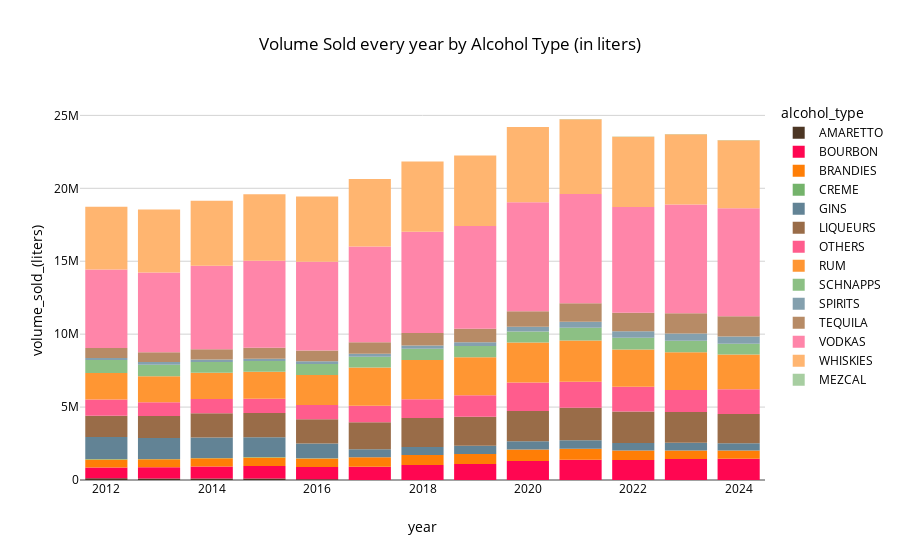

Notebook code for this chart:
### Code cell
px.bar(grouped_by_year_subcat, x= 'year', y='volume_sold_(liters)', color='alcohol_type', template = 'iowa', 
       title = 'Volume Sold every year by Alcohol Type (in liters)')

### Figure 1 — Plotly figure (JSON) as saved in the notebook; plotly's stock layout.template omitted (floating-point values rounded to 4 significant figures)
{"data": [{"alignmentgroup": "True", "hovertemplate": "alcohol_type=AMARETTO<br>year=%{x}<br>volume_sold_(liters)=%{y}<extra></extra>", "legendgroup": "AMARETTO", "marker": {"color": "#4c3624", "pattern": {"shape": ""}}, "name": "AMARETTO", "offsetgroup": "AMARETTO", "orientation": "v", "showlegend": true, "textposition": "auto", "type": "bar", "x": [2012, 2013, 2014, 2015, 2016], "xaxis": "x", "y": [119300.0, 108900.0, 102100.0, 97010.0, 50760.0], "yaxis": "y"}, {"alignmentgroup": "True", "hovertemplate": "alcohol_type=BOURBON<br>year=%{x}<br>volume_sold_(liters)=%{y}<extra></extra>", "legendgroup": "BOURBON", "marker": {"color": "#ff0651", "pattern": {"shape": ""}}, "name": "BOURBON", "offsetgroup": "BOURBON", "orientation": "v", "showlegend": true, "textposition": "auto", "type": "bar", "x": [2012, 2013, 2014, 2015, 2016, 2017, 2018, 2019, 2020, 2021, 2022, 2023, 2024], "xaxis": "x", "y": [746000.0, 762600.0, 819200.0, 856300.0, 842800.0, 916600.0, 1035000.0, 1092000.0, 1296000.0, 1388000.0, 1369000.0, 1435000.0, 1461000.0], "yaxis": "y"}, {"alignmentgroup": "True", "hovertemplate": "alcohol_type=BRANDIES<br>year=%{x}<br>volume_sold_(liters)=%{y}<extra></extra>", "legendgroup": "BRANDIES", "marker": {"color": "#ff7e06", "pattern": {"shape": ""}}, "name": "BRANDIES", "offsetgroup": "BRANDIES", "orientation": "v", "showlegend": true, "textposition": "auto", "type": "bar", "x": [2012, 2013, 2014, 2015, 2016, 2017, 2018, 2019, 2020, 2021, 2022, 2023, 2024], "xaxis": "x", "y": [545400.0, 555200.0, 565200.0, 597200.0, 587400.0, 643800.0, 677500.0, 698000.0, 798300.0, 747900.0, 645200.0, 590300.0, 555300.0], "yaxis": "y"}, {"alignmentgroup": "True", "hovertemplate": "alcohol_type=CREME<br>year=%{x}<br>volume_sold_(liters)=%{y}<extra></extra>", "legendgroup": "CREME", "marker": {"color": "#74B36B", "pattern": {"shape": ""}}, "name": "CREME", "offsetgroup": "CREME", "orientation": "v", "showlegend": true, "textposition": "auto", "type": "bar", "x": [2012, 2013, 2014, 2015, 2016], "xaxis": "x", "y": [24681, 20907, 19953, 22390.0, 9836.0], "yaxis": "y"}, {"alignmentgroup": "True", "hovertemplate": "alcohol_type=GINS<br>year=%{x}<br>volume_sold_(liters)=%{y}<extra></extra>", "legendgroup": "GINS", "marker": {"color": "#628395", "pattern": {"shape": ""}}, "name": "GINS", "offsetgroup": "GINS", "orientation": "v", "showlegend": true, "textposition": "auto", "type": "bar", "x": [2012, 2013, 2014, 2015, 2016, 2017, 2018, 2019, 2020, 2021, 2022, 2023, 2024], "xaxis": "x", "y": [1505000.0, 1439000.0, 1415000.0, 1356000.0, 1019000.0, 547600.0, 553400.0, 553800.0, 559100.0, 584400.0, 529500.0, 523600.0, 506800.0], "yaxis": "y"}, {"alignmentgroup": "True", "hovertemplate": "alcohol_type=LIQUEURS<br>year=%{x}<br>volume_sold_(liters)=%{y}<extra></extra>", "legendgroup": "LIQUEURS", "marker": {"color": "#996C48", "pattern": {"shape": ""}}, "name": "LIQUEURS", "offsetgroup": "LIQUEURS", "orientation": "v", "showlegend": true, "textposition": "auto", "type": "bar", "x": [2012, 2013, 2014, 2015, 2016, 2017, 2018, 2019, 2020, 2021, 2022, 2023, 2024], "xaxis": "x", "y": [1461000.0, 1496000.0, 1656000.0, 1667000.0, 1661000.0, 1848000.0, 1989000.0, 2001000.0, 2085000.0, 2242000.0, 2161000.0, 2118000.0, 2001000.0], "yaxis": "y"}, {"alignmentgroup": "True", "hovertemplate": "alcohol_type=OTHERS<br>year=%{x}<br>volume_sold_(liters)=%{y}<extra></extra>", "legendgroup": "OTHERS", "marker": {"color": "#FF5C8D", "pattern": {"shape": ""}}, "name": "OTHERS", "offsetgroup": "OTHERS", "orientation": "v", "showlegend": true, "textposition": "auto", "type": "bar", "x": [2012, 2013, 2014, 2015, 2016, 2017, 2018, 2019, 2020, 2021, 2022, 2023, 2024], "xaxis": "x", "y": [1111000.0, 945200.0, 985200.0, 970500.0, 977900.0, 1141000.0, 1279000.0, 1463000.0, 1945000.0, 1779000.0, 1696000.0, 1513000.0, 1696000.0], "yaxis": "y"}, {"alignmentgroup": "True", "hovertemplate": "alcohol_type=RUM<br>year=%{x}<br>volume_sold_(liters)=%{y}<extra></extra>", "legendgroup": "RUM", "marker": {"color": "#FF9633", "pattern": {"shape": ""}}, "name": "RUM", "offsetgroup": "RUM", "orientation": "v", "showlegend": true, "textposition": "auto", "type": "bar", "x": [2012, 2013, 2014, 2015, 2016, 2017, 2018, 2019, 2020, 2021, 2022, 2023, 2024], "xaxis": "x", "y": [1829000.0, 1793000.0, 1792000.0, 1859000.0, 2058000.0, 2611000.0, 2686000.0, 2615000.0, 2747000.0, 2819000.0, 2547000.0, 2585000.0, 2387000.0], "yaxis": "y"}, {"alignmentgroup": "True", "hovertemplate": "alcohol_type=SCHNAPPS<br>year=%{x}<br>volume_sold_(liters)=%{y}<extra></extra>", "legendgroup": "SCHNAPPS", "marker": {"color": "#8CC084", "pattern": {"shape": ""}}, "name": "SCHNAPPS", "offsetgroup": "SCHNAPPS", "orientation": "v", "showlegend": true, "textposition": "auto", "type": "bar", "x": [2012, 2013, 2014, 2015, 2016, 2017, 2018, 2019, 2020, 2021, 2022, 2023, 2024], "xaxis": "x", "y": [885151, 787300.0, 743000.0, 741500.0, 748000.0, 737400.0, 771700.0, 769800.0, 754700.0, 875188, 801000.0, 775900.0, 739200.0], "yaxis": "y"}, {"alignmentgroup": "True", "hovertemplate": "alcohol_type=SPIRITS<br>year=%{x}<br>volume_sold_(liters)=%{y}<extra></extra>", "legendgroup": "SPIRITS", "marker": {"color": "#84A0AE", "pattern": {"shape": ""}}, "name": "SPIRITS", "offsetgroup": "SPIRITS", "orientation": "v", "showlegend": true, "textposition": "auto", "type": "bar", "x": [2012, 2013, 2014, 2015, 2016, 2017, 2018, 2019, 2020, 2021, 2022, 2023, 2024], "xaxis": "x", "y": [137600.0, 184100.0, 161200.0, 154900.0, 181700.0, 207200.0, 229200.0, 252900.0, 330800.0, 418100.0, 447800.0, 509000.0, 500100.0], "yaxis": "y"}, {"alignmentgroup": "True", "hovertemplate": "alcohol_type=TEQUILA<br>year=%{x}<br>volume_sold_(liters)=%{y}<extra></extra>", "legendgroup": "TEQUILA", "marker": {"color": "#B78B66", "pattern": {"shape": ""}}, "name": "TEQUILA", "offsetgroup": "TEQUILA", "orientation": "v", "showlegend": true, "textposition": "auto", "type": "bar", "x": [2012, 2013, 2014, 2015, 2016, 2017, 2018, 2019, 2020, 2021, 2022, 2023, 2024], "xaxis": "x", "y": [696000.0, 675600.0, 707100.0, 748500.0, 749400.0, 796900.0, 865300.0, 926700.0, 1059000.0, 1257000.0, 1275000.0, 1378000.0, 1389000.0], "yaxis": "y"}, {"alignmentgroup": "True", "hovertemplate": "alcohol_type=VODKAS<br>year=%{x}<br>volume_sold_(liters)=%{y}<extra></extra>", "legendgroup": "VODKAS", "marker": {"color": "#FF85A9", "pattern": {"shape": ""}}, "name": "VODKAS", "offsetgroup": "VODKAS", "orientation": "v", "showlegend": true, "textposition": "auto", "type": "bar", "x": [2012, 2013, 2014, 2015, 2016, 2017, 2018, 2019, 2020, 2021, 2022, 2023, 2024], "xaxis": "x", "y": [5370000.0, 5451000.0, 5720000.0, 5966000.0, 6083000.0, 6555000.0, 6942000.0, 7044000.0, 7466000.0, 7492000.0, 7246000.0, 7460000.0, 7395000.0], "yaxis": "y"}, {"alignmentgroup": "True", "hovertemplate": "alcohol_type=WHISKIES<br>year=%{x}<br>volume_sold_(liters)=%{y}<extra></extra>", "legendgroup": "WHISKIES", "marker": {"color": "#FFB570", "pattern": {"shape": ""}}, "name": "WHISKIES", "offsetgroup": "WHISKIES", "orientation": "v", "showlegend": true, "textposition": "auto", "type": "bar", "x": [2012, 2013, 2014, 2015, 2016, 2017, 2018, 2019, 2020, 2021, 2022, 2023, 2024], "xaxis": "x", "y": [4299000.0, 4333000.0, 4454000.0, 4562000.0, 4474000.0, 4633000.0, 4813000.0, 4828000.0, 5157000.0, 5139000.0, 4819000.0, 4825000.0, 4665000.0], "yaxis": "y"}, {"alignmentgroup": "True", "hovertemplate": "alcohol_type=MEZCAL<br>year=%{x}<br>volume_sold_(liters)=%{y}<extra></extra>", "legendgroup": "MEZCAL", "marker": {"color": "#A7CEA1", "pattern": {"shape": ""}}, "name": "MEZCAL", "offsetgroup": "MEZCAL", "orientation": "v", "showlegend": true, "textposition": "auto", "type": "bar", "x": [2016, 2017, 2018, 2019, 2020, 2021, 2022, 2023, 2024], "xaxis": "x", "y": [572.1, 2500.0, 3130.0, 4260, 7105.0, 9976.0, 11540.0, 11670.0, 10930.0], "yaxis": "y"}], "layout": {"barmode": "relative", "legend": {"title": {"text": "alcohol_type"}, "tracegroupgap": 0}, "title": {"text": "Volume Sold every year by Alcohol Type (in liters)"}, "xaxis": {"anchor": "y", "domain": [0, 1], "title": {"text": "year"}}, "yaxis": {"anchor": "x", "domain": [0, 1], "title": {"text": "volume_sold_(liters)"}}}}
